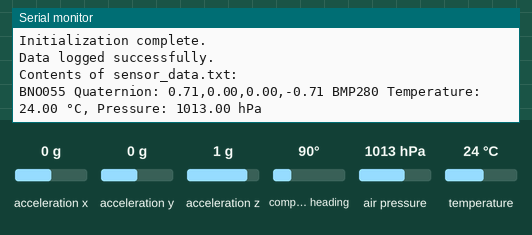
Simulated run of this sketch. Board: Arduino Uno, built with avr-gcc and run on an emulated ATmega328P. Shown: the last lines printed to the serial monitor. The test bench sets the inputs (shaded band); at power-on: compass heading 90°, air pressure 1013 hPa, temperature 24 °C, acceleration x 0 g, acceleration y 0 g, acceleration z 1 g. Storage starts empty.

Above: at 1.2 s.
1.3 s: compass heading set to 180°
At 6.6 s:
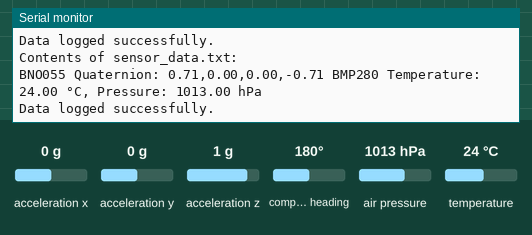
13.5 s: air pressure set to 952 hPa
At 14.3 s:
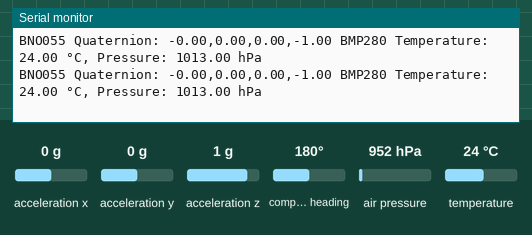
18.1 s: temperature set to 12 °C
At 21.1 s:
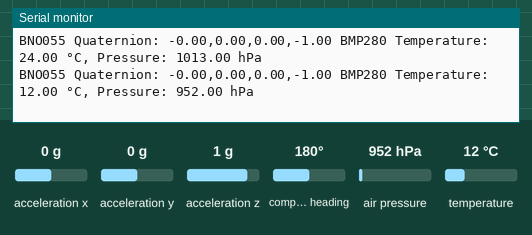

Measured:
- after the input at 18.1 s, the serial monitor: prints a new line after 1.8 s (image 3)

The sketch:

main.ino
```cpp
#include <Wire.h>
#include <SPI.h>
#include <SD.h>
#include "SensorInterface.h"
#include "SensorDataLogger.h"

const int chipSelectPin = 10;
SensorInterface sensors;
SensorDataLogger dataLogger(chipSelectPin);

void setup() {
  Serial.begin(9600);
  while (!Serial) {
    ; // wait for serial port to connect. Needed for native USB
  }

  sensors.begin();
  dataLogger.begin();

  Serial.println("Initialization complete.");
}

void loop() {
  sensors_event_t event;
  sensors.readBNO055(&event);
  float temperature = sensors.readBMP280Temperature();
  float pressure = sensors.readBMP280Pressure();

  float quat[4];
  sensors.readBNO055Quat(quat);

  dataLogger.logData(quat, temperature, pressure);

  delay(1000);

  dataLogger.readAndPrintData();

  delay(5000);
}
```

SensorDataLogger.cpp
```cpp
#include "SensorDataLogger.h"

SensorDataLogger::SensorDataLogger(int chipSelectPin) : _chipSelectPin(chipSelectPin) {}

void SensorDataLogger::begin() {
  if (!SD.begin(_chipSelectPin)) {
    Serial.println("SD card initialization failed!");
    return;
  }
}

void SensorDataLogger::logData(float *quat, float bmpTemperature, float bmpPressure) {
  _dataFile = SD.open("sensor_data.txt", FILE_WRITE);
  if (_dataFile) {
    _dataFile.print("BNO055 Quaternion: ");
    _dataFile.print(quat[0]);
    _dataFile.print(",");
    _dataFile.print(quat[1]);
    _dataFile.print(",");
    _dataFile.print(quat[2]);
    _dataFile.print(",");
    _dataFile.print(quat[3]);
    _dataFile.print(" BMP280 Temperature: ");
    _dataFile.print(bmpTemperature);
    _dataFile.print(" °C, Pressure: ");
    _dataFile.print(bmpPressure);
    _dataFile.println(" hPa");
    _dataFile.close();
    Serial.println("Data logged successfully.");
  } else {
    Serial.println("Error opening data file.");
  }
}

void SensorDataLogger::readAndPrintData() {
  _dataFile = SD.open("sensor_data.txt", FILE_READ);
  if (_dataFile) {
    Serial.println("Contents of sensor_data.txt:");
    while (_dataFile.available()) {
      Serial.write(_dataFile.read());
    }
    _dataFile.close();
  } else {
    Serial.println("Error opening data file for reading.");
  }
}
```

SensorDataLogger.h
```cpp
#ifndef SENSOR_DATA_LOGGER_H
#define SENSOR_DATA_LOGGER_H

#include <SD.h>

class SensorDataLogger {
  public:
    SensorDataLogger(int chipSelectPin);
    void begin();
    void logData(float *quat, float bmpTemperature, float bmpPressure);
    void readAndPrintData();

  private:
    int _chipSelectPin;
    File _dataFile;
};

#endif
```

SensorInterface.cpp
```cpp
#include "SensorInterface.h"

SensorInterface::SensorInterface() {}

void SensorInterface::begin() {
  if (!_bno.begin()) {
    Serial.println("Failed to initialize BNO055 sensor!");
    while (1);
  }

  if (!_bmp.begin()) {
    Serial.println("Failed to initialize BMP280 sensor!");
    while (1);
  }
}

void SensorInterface::readBNO055(sensors_event_t *event) {
  _bno.getEvent(event);
}

void SensorInterface::readBNO055Quat(float *quat) {
  imu::Quaternion quat_orientation = _bno.getQuat();
  quat[0] = quat_orientation.w();
  quat[1] = quat_orientation.x();
  quat[2] = quat_orientation.y();
  quat[3] = quat_orientation.z();
}

float SensorInterface::readBMP280Temperature() {
  return _bmp.readTemperature();
}

float SensorInterface::readBMP280Pressure() {
  return _bmp.readPressure() / 100.0;
}
```

SensorInterface.h
```cpp
#ifndef SENSOR_INTERFACE_H
#define SENSOR_INTERFACE_H

#include <Adafruit_BNO055.h>
#include <Adafruit_BMP280.h>

class SensorInterface {
  public:
    SensorInterface();
    void begin();
    void readBNO055(sensors_event_t *event);
    void readBNO055Quat(float *quat);
    float readBMP280Temperature();
    float readBMP280Pressure();

  private:
    Adafruit_BNO055 _bno;
    Adafruit_BMP280 _bmp;
};

#endif
```
